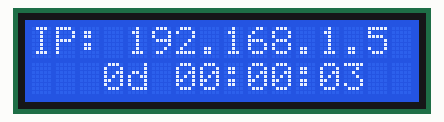
A sketch run on a simulated ESP8266 (NodeMCU). Parts: 16×2 character LCD. WiFi joins after 1.5 s; servers stay silent unless stated; the local clock reads 2024-03-15 10:24:30 at power-on unless the sketch sets it.

Above: at 3.86 s.
At 7.86 s:
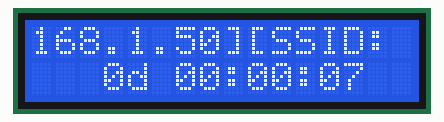
At 12.2 s:
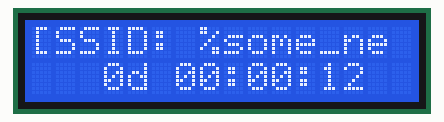
At 21.2 s:
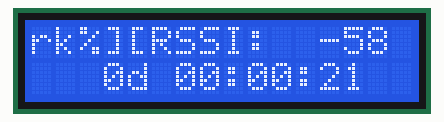
At 30.2 s:
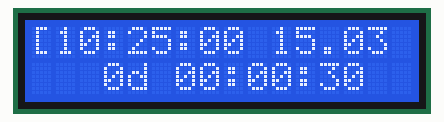
At 39.2 s:
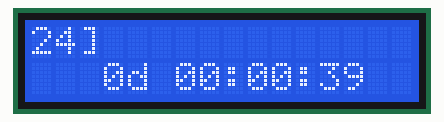

Measured:
- what the display in image 0 shows lasts 0.5 s, from 3.6 s to 4.1 s

The sketch:

lcd-ntp-esp8266.ino
```cpp
#include <Arduino.h>
#include <ESP8266WiFi.h>
#include <LiquidCrystal.h>
#include <IPAddress.h>
#include <time.h>
#include <sys/time.h>
#include <Ticker.h>

#define ARRAY_SZ(x)             (size_t)(sizeof(x) / sizeof(x[0]))

#define LCD_SHIELD_GPIO_D4      4       //! <D4
#define LCD_SHIELD_GPIO_D5      14      //! <D5
#define LCD_SHIELD_GPIO_D6      12      //! <D6
#define LCD_SHIELD_GPIO_D7      13      //! <D7
#define LCD_SHIELD_GPIO_RS      0       //! <D8
#define LCD_SHIELD_GPIO_EN      2       //! <D9
#define LCD_SHIELD_GPIO_BL      15      //! <D10

#define LCD_SHIELD_BRIGHTNESS   128

static time_t seconds = 0;
static time_t minutes = 0;
static time_t hrs = 0;
static time_t days = 0;
static char scroll[256];
static char *ptr = &scroll[0];
static Ticker scroll_line_tck;
static Ticker static_line_tck;
static const char *wifi_sta_ssid = "%some_network%";
static const char *wifi_sta_pass = "%some_secret%";
static bool lock = false;

static LiquidCrystal lcd(LCD_SHIELD_GPIO_RS, LCD_SHIELD_GPIO_EN,
		LCD_SHIELD_GPIO_D4, LCD_SHIELD_GPIO_D5, LCD_SHIELD_GPIO_D6,
		LCD_SHIELD_GPIO_D7);

static char *get_uptime(void) {
	static char uptime[32];

	seconds = millis() / 1000UL;
	minutes = seconds / 60;
	hrs = minutes / 60;
	days = hrs / 24;

	seconds -= (minutes * 60);
	minutes -= (hrs * 60);
	hrs -= (days * 24);

	memset(uptime, 0, ARRAY_SZ(uptime));
	snprintf(uptime, ARRAY_SZ(uptime), "%3dd %02d:%02d:%02d",
			days, hrs, minutes, seconds);

	return uptime;
}

static void scroll_line() {
	char msg[16];

	if (ptr++ == &scroll[strlen(scroll) - 15]) {
		ptr = &scroll[0];
	}

	lcd.setCursor(0, 0);
	memset(msg, 0, ARRAY_SZ(msg));
	snprintf(msg, ARRAY_SZ(msg), "%s", ptr);
	lcd.print(msg);
}

static void static_line() {
	char msg[16];

	memset(msg, 0x20, ARRAY_SZ(msg));
	snprintf(msg, ARRAY_SZ(msg), " %s ", get_uptime());
	lcd.setCursor(0, 1);
	lcd.print(msg);
}

void setup() {
	time_t sec;

	//! <Release the lock
	lock = false;

	//! <Set up brightness pin
	pinMode(LCD_SHIELD_GPIO_BL, OUTPUT);

	//! <Set brightness level
	analogWrite(LCD_SHIELD_GPIO_BL, LCD_SHIELD_BRIGHTNESS);

	//! <Set up LCD display
	lcd.begin(16, 2);

	//! <Set NTP server parameters
	configTime(7200, 3600, "time.nist.gov", "pool.ntp.org");

	//! <Set up WiFi client
	WiFi.mode(WIFI_STA);
	WiFi.begin(wifi_sta_ssid, wifi_sta_pass);

	//! <Wait while WiFi connection is set
	while (WiFi.status() != WL_CONNECTED) {
		lcd.setCursor(0, 0);

		lcd.print("WiFi connecting");
		delay(100);
	}

	lcd.clear();
	lcd.print("WiFi connected");
	delay(500);

	lcd.clear();
	lcd.print("Querying NTP...");
	delay(500);

	while (!sec) {
		time(&sec);
		delay(100);
	}

	lcd.clear();
	lcd.print("Done!");
	delay(500);

	lcd.clear();

	//! <Start dedicated task
	scroll_line_tck.attach(0.500, scroll_line);
	static_line_tck.attach(0.500, static_line);

	lock = true;
}

void loop() {
	struct tm *t_info = NULL;

	timeval tv;
	time_t now;
	IPAddress ip;

	//! <If WiFi/NTP are not set, return
	if (!lock) {
		return;
	}

	//! <Request time data
	gettimeofday(&tv, NULL);
	now = time(&tv.tv_sec);
	t_info = localtime(&now);

	ip = WiFi.localIP();
	memset(scroll, 0x20, ARRAY_SZ(scroll));
	snprintf(scroll, ARRAY_SZ(scroll), "[IP: %s][SSID: %s][RSSI: %4ddB]"
			"[%02d:%02d:%02d %02d.%02d.%04d]                ",
			ip.toString().c_str(), WiFi.SSID().c_str(), WiFi.RSSI(),
			t_info->tm_hour, t_info->tm_min, t_info->tm_sec,
			t_info->tm_mday, (t_info->tm_mon + 1), (t_info->tm_year + 1900));
}
```
